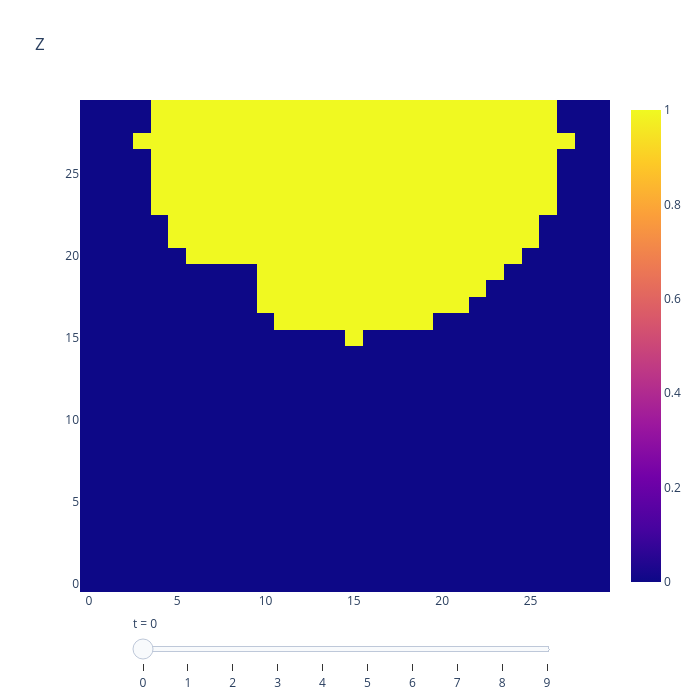

Write notebook code for a chart like this one.
### Code cell
view_matrix(Z, title="Z").show()

### Figure 1 — Plotly figure (JSON) as saved in the notebook; plotly's stock layout.template omitted (floating-point values rounded to 4 significant figures; data arrays with more than 128 entries replaced by an {"elided": "..."} marker saying what was removed)
{"data": [{"colorscale": [[0, "#0d0887"], [0.1111, "#46039f"], [0.2222, "#7201a8"], [0.3333, "#9c179e"], [0.4444, "#bd3786"], [0.5556, "#d8576b"], [0.6667, "#ed7953"], [0.7778, "#fb9f3a"], [0.8889, "#fdca26"], [1, "#f0f921"]], "type": "heatmap", "z": {"elided": "30x30 int values"}, "zmax": 1, "zmin": 0}], "layout": {"height": 700, "sliders": [{"active": 0, "currentvalue": {"prefix": "t = "}, "len": 0.8, "steps": [{"args": [["0"], {"frame": {"duration": 0}, "mode": "immediate"}], "label": "0", "method": "animate"}, {"args": [["1"], {"frame": {"duration": 0}, "mode": "immediate"}], "label": "1", "method": "animate"}, {"args": [["2"], {"frame": {"duration": 0}, "mode": "immediate"}], "label": "2", "method": "animate"}, {"args": [["3"], {"frame": {"duration": 0}, "mode": "immediate"}], "label": "3", "method": "animate"}, {"args": [["4"], {"frame": {"duration": 0}, "mode": "immediate"}], "label": "4", "method": "animate"}, {"args": [["5"], {"frame": {"duration": 0}, "mode": "immediate"}], "label": "5", "method": "animate"}, {"args": [["6"], {"frame": {"duration": 0}, "mode": "immediate"}], "label": "6", "method": "animate"}, {"args": [["7"], {"frame": {"duration": 0}, "mode": "immediate"}], "label": "7", "method": "animate"}, {"args": [["8"], {"frame": {"duration": 0}, "mode": "immediate"}], "label": "8", "method": "animate"}, {"args": [["9"], {"frame": {"duration": 0}, "mode": "immediate"}], "label": "9", "method": "animate"}], "x": 0.1}], "title": {"text": "Z"}, "width": 700}}
